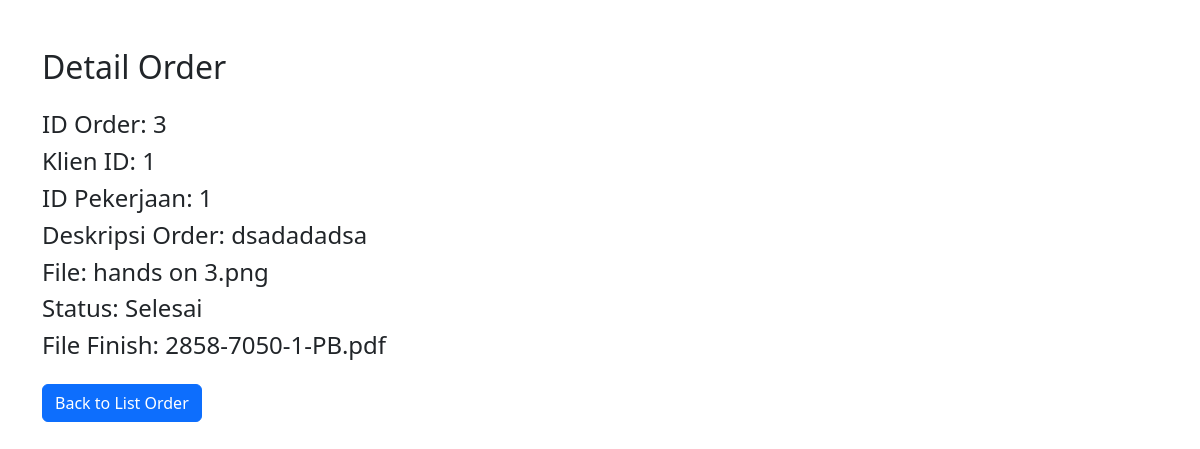
Screenshot of /order_detail_klien.php?id=3 with the database file from the repository.
### tables this page shows
CREATE TABLE `order_table` (
  `id_order` int(11) NOT NULL,
  `klien_id` int(11) NOT NULL,
  `id_pekerjaan` int(11) DEFAULT NULL,
  `deskripsi_order` varchar(255) DEFAULT NULL,
  `file` varchar(255) NOT NULL,
  `status` enum('Menunggu Pembayaran','Dalam Pengerjaan','Selesai','Gagal') NOT NULL,
  `created_at` date NOT NULL DEFAULT current_timestamp(),
  `file_finish` varchar(255) NOT NULL
);

### order_detail_klien.php (the view, shortened to what this page needs)
<?php
include 'config.php';
if (isset($_GET['id'])) {
    $orderId = $_GET['id'];
    $query = "SELECT * FROM order_table WHERE id_order = ?";
    $stmt = $conn->prepare($query);
    $stmt->bind_param("i", $orderId);
    $stmt->execute();
    $result = $stmt->get_result();
    if ($result->num_rows > 0) {
        $orderDetail = $result->fetch_assoc();
        ?>
        <!DOCTYPE html>
        <html lang="en">
        <head>
            <link href="https://cdn.jsdelivr.net/npm/bootstrap@5.3.0/dist/css/bootstrap.min.css" rel="stylesheet">
        </head>
        <body>
            <div class="container mt-5">
                <h2 class="mb-4">Detail Order</h2>
                <div class="row">
                    <div class="col-md-6">
                        <h4>ID Order: <?= $orderDetail['id_order'] ?></h4>
                        <h4>Klien ID: <?= $orderDetail['klien_id'] ?></h4>
                        <h4>ID Pekerjaan: <?= $orderDetail['id_pekerjaan'] ?></h4>
                        <h4>Deskripsi Order: <?= $orderDetail['deskripsi_order'] ?></h4>
                        <h4>File: <?= $orderDetail['file'] ?></h4>
                        <h4>Status: <?= $orderDetail['status'] ?></h4>
                        <h4>File Finish: <?= $orderDetail['file_finish'] ?></h4>
                    </div>
                <div class="mt-3">
                    <a href="freelance_order.php" class="btn btn-primary">Back to List Order</a>
                </div>
            </div>
        </body>
        </html>
        <?php
    } else {
        echo "Order tidak ditemukan.";
    }
} else {
    echo "ID Order tidak valid.";
}
?>

### rows the page displays
order_table: id_order "3", klien "1", id_pekerjaan "1", deskripsi_order "dsadadadsa", file "hands on 3.png", status "Selesai", file_finish "2858-7050-1-PB.pdf"
